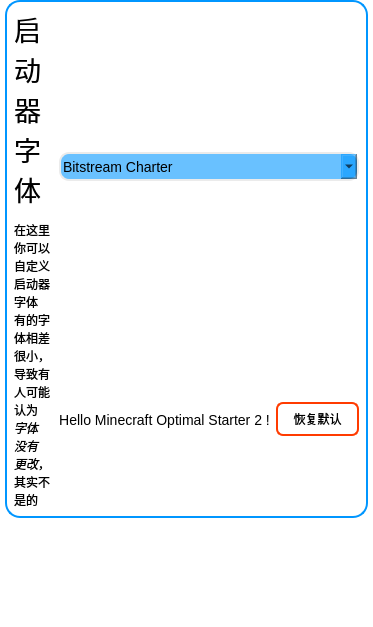
              <widget class="QWidget" name="scrollAreaWidgetContents_2">
               <property name="geometry">
                <rect>
                 <x>0</x>
                 <y>0</y>
                 <width>373</width>
                 <height>627</height>
                </rect>
               </property>
               <property name="styleSheet">
                <string notr="true">background-color: rgba(255, 255, 255, 0);</string>
               </property>
               <layout class="QGridLayout" name="gridLayout_23">
                <property name="leftMargin">
                 <number>5</number>
                </property>
                <property name="topMargin">
                 <number>0</number>
                </property>
                <property name="rightMargin">
                 <number>5</number>
                </property>
                <property name="bottomMargin">
                 <number>0</number>
                </property>
                <item row="6" column="0" colspan="2">
                 <spacer name="verticalSpacer_8">
                  <property name="orientation">
                   <enum>Qt::Vertical</enum>
                  </property>
                  <property name="sizeHint" stdset="0">
                   <size>
                    <width>20</width>
                    <height>40</height>
                   </size>
                  </property>
                 </spacer>
                </item>
                <item row="3" column="0" colspan="2">
                 <widget class="QWidget" name="widget" native="true">
                  <property name="styleSheet">
                   <string notr="true">QWidget{background-color: rgba(255, 255, 255, 0);border-radius:15px;border: 2px solid rgb(0, 150, 255);}
QComboBox {
    border: 2px solid rgb(235, 235, 235); /* border: 宽度 线类型 颜色 */
	height:25px;
	font-size: 14px;
	background-color: rgba(0, 150, 255, 150);
	border-radius:10px;
}

/*下拉框的样式*/
QComboBox QAbstractItemView 
{
    outline: 0px solid gray;  /*取消选中虚线*/
    border: 1px solid rgb(31, 156, 255);
    color: rgb(66, 66, 66);
    background-color: rgb(255, 255, 255);
    selection-background-color: rgb(0, 150, 255);
	border-radius:5px;
	height:50px;
}
 /*选中每一项高度*/
QComboBox QAbstractItemView::item
{ 
	height: 25px;
	border-radius:5px;
 }
/*选中每一项的字体颜色和背景颜色*/
QComboBox QAbstractItemView::item:selected 
{
    color: rgb(31,163,246);
	background-color: rgb(0, 150, 255);
	border-radius:5px;
}
/*QComboBox::down-arrow
是 右面那个 
*/



/* QComboBox中的垂直滚动条 */
QComboBox QAbstractScrollArea QScrollBar:vertical {
	width: 13px;
	height: 5px;
	background-color: #d0d2d4;   /* 空白区域的背景色*/
	border-style:none;
}

QComboBox QAbstractScrollArea QScrollBar::handle:vertical {
    border-radius: 5px;   /* 圆角 */
    background: rgb(160,160,160);   /* 小方块的背景色深灰lightblue */
}

QComboBox QAbstractScrollArea QScrollBar::handle:vertical:hover {
    background: rgb(255, 255, 255);   /* 越过小方块的背景色*/
}

QPushButton{height:30px;background-color: rgba(255, 255, 255,0);border-radius:7px;border:2px solid rgb(255, 59, 0);font-size: 13.5px;}
QPushButton::hover{color: rgb(255, 59, 0)}
QPushButton::pressed{background-color: rgba(255, 0, 0, 100);}</string>
                  </property>
                  <layout class="QGridLayout" name="gridLayout_24">
                   <item row="0" column="0" rowspan="2">
                    <widget class="QLabel" name="label_4">
                     <property name="styleSheet">
                      <string notr="true">border-style:none;</string>
                     </property>
                     <property name="text">
                      <string>&lt;html&gt;&lt;head/&gt;&lt;body style=&quot;line-height:1px;&quot;&gt;&lt;p style=&quot;line-height:1px;&quot;&gt;&lt;span style=&quot; font-size:20pt;&quot;&gt;启动器字体&lt;/span&gt;&lt;/p&gt;&lt;p  style=&quot;line-height:1px;&quot;&gt;在这里 你可以自定义启动器字体 有的字体相差很小，导致有人可能认为&lt;span style=&quot; font-style:italic;line-height:1px;&quot;&gt;字体没有更改&lt;/span&gt;，其实不是的&lt;/p&gt;&lt;/body&gt;&lt;/html&gt;</string>
                     </property>
                     <property name="scaledContents">
                      <bool>false</bool>
                     </property>
                     <property name="alignment">
                      <set>Qt::AlignLeading|Qt::AlignLeft|Qt::AlignVCenter</set>
                     </property>
                     <property name="wordWrap">
                      <bool>true</bool>
                     </property>
                     <property name="textInteractionFlags">
                      <set>Qt::LinksAccessibleByMouse</set>
                     </property>
                    </widget>
                   </item>
                   <item row="0" column="1" colspan="3">
                    <widget class="QFontComboBox" name="fontComboBox">
                     <property name="currentIndex">
                      <number>0</number>
                     </property>
                     <property name="maxVisibleItems">
                      <number>15</number>
                     </property>
                     <property name="duplicatesEnabled">
                      <bool>false</bool>
                     </property>
                    </widget>
                   </item>
                   <item row="1" column="3">
                    <widget class="QPushButton" name="pushButton_11">
                     <property name="sizePolicy">
                      <sizepolicy hsizetype="Minimum" vsizetype="Fixed">
                       <horstretch>0</horstretch>
                       <verstretch>0</verstretch>
                      </sizepolicy>
                     </property>
                     <property name="minimumSize">
                      <size>
                       <width>0</width>
                       <height>0</height>
                      </size>
                     </property>
                     <property name="sizeIncrement">
                      <size>
                       <width>0</width>
                       <height>0</height>
                      </size>
                     </property>
                     <property name="baseSize">
                      <size>
                       <width>0</width>
                       <height>0</height>
                      </size>
                     </property>
                     <property name="styleSheet">
                      <string notr="true"/>
                     </property>
                     <property name="text">
                      <string>恢复默认</string>
                     </property>
                     <property name="iconSize">
                      <size>
                       <width>16</width>
                       <height>16</height>
                      </size>
                     </property>
                    </widget>
                   </item>
                   <item row="1" column="1" colspan="2">
                    <widget class="QLabel" name="label_6">
                     <property name="styleSheet">
                      <string notr="true">font-size: 14px;border-style:none;</string>
                     </property>
                     <property name="text">
                      <string>Hello Minecraft Optimal Starter 2 !</string>
                     </property>
                     <property name="alignment">
                      <set>Qt::AlignCenter</set>
                     </property>
                    </widget>
                   </item>
                  </layout>
                 </widget>
                </item>
               </layout>
              </widget>
